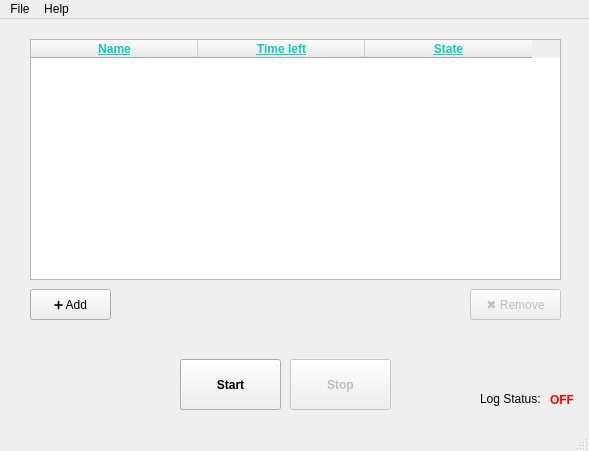
<?xml version="1.0" encoding="UTF-8"?>
<ui version="4.0">
 <class>MainWindow</class>
 <widget class="QMainWindow" name="MainWindow">
  <property name="geometry">
   <rect>
    <x>0</x>
    <y>0</y>
    <width>589</width>
    <height>451</height>
   </rect>
  </property>
  <property name="windowTitle">
   <string>App Limiter</string>
  </property>
  <property name="styleSheet">
   <string notr="true"/>
  </property>
  <widget class="QWidget" name="centralwidget">
   <widget class="QPushButton" name="addbtn">
    <property name="geometry">
     <rect>
      <x>30</x>
      <y>270</y>
      <width>81</width>
      <height>31</height>
     </rect>
    </property>
    <property name="font">
     <font>
      <pointsize>9</pointsize>
     </font>
    </property>
    <property name="styleSheet">
     <string notr="true"/>
    </property>
    <property name="text">
     <string>➕ Add</string>
    </property>
   </widget>
   <widget class="QPushButton" name="deletebtn">
    <property name="enabled">
     <bool>false</bool>
    </property>
    <property name="geometry">
     <rect>
      <x>470</x>
      <y>270</y>
      <width>91</width>
      <height>31</height>
     </rect>
    </property>
    <property name="font">
     <font>
      <pointsize>9</pointsize>
     </font>
    </property>
    <property name="styleSheet">
     <string notr="true"/>
    </property>
    <property name="text">
     <string>✖️ Remove</string>
    </property>
   </widget>
   <widget class="QTableWidget" name="list_apps">
    <property name="enabled">
     <bool>true</bool>
    </property>
    <property name="geometry">
     <rect>
      <x>30</x>
      <y>20</y>
      <width>531</width>
      <height>241</height>
     </rect>
    </property>
    <property name="font">
     <font>
      <pointsize>9</pointsize>
      <weight>50</weight>
      <bold>false</bold>
     </font>
    </property>
    <property name="styleSheet">
     <string notr="true"/>
    </property>
    <property name="editTriggers">
     <set>QAbstractItemView::NoEditTriggers</set>
    </property>
    <property name="alternatingRowColors">
     <bool>false</bool>
    </property>
    <property name="selectionMode">
     <enum>QAbstractItemView::SingleSelection</enum>
    </property>
    <property name="selectionBehavior">
     <enum>QAbstractItemView::SelectRows</enum>
    </property>
    <property name="showGrid">
     <bool>true</bool>
    </property>
    <property name="gridStyle">
     <enum>Qt::SolidLine</enum>
    </property>
    <property name="sortingEnabled">
     <bool>false</bool>
    </property>
    <property name="wordWrap">
     <bool>true</bool>
    </property>
    <property name="cornerButtonEnabled">
     <bool>true</bool>
    </property>
    <property name="columnCount">
     <number>3</number>
    </property>
    <attribute name="horizontalHeaderVisible">
     <bool>true</bool>
    </attribute>
    <attribute name="horizontalHeaderCascadingSectionResizes">
     <bool>true</bool>
    </attribute>
    <attribute name="horizontalHeaderMinimumSectionSize">
     <number>50</number>
    </attribute>
    <attribute name="horizontalHeaderDefaultSectionSize">
     <number>167</number>
    </attribute>
    <attribute name="horizontalHeaderShowSortIndicator" stdset="0">
     <bool>false</bool>
    </attribute>
    <attribute name="horizontalHeaderStretchLastSection">
     <bool>false</bool>
    </attribute>
    <attribute name="verticalHeaderCascadingSectionResizes">
     <bool>true</bool>
    </attribute>
    <attribute name="verticalHeaderDefaultSectionSize">
     <number>45</number>
    </attribute>
    <column>
     <property name="text">
      <string>Name</string>
     </property>
     <property name="font">
      <font>
       <weight>75</weight>
       <bold>true</bold>
       <underline>true</underline>
      </font>
     </property>
     <property name="background">
      <color>
       <red>0</red>
       <green>0</green>
       <blue>0</blue>
      </color>
     </property>
     <property name="foreground">
      <brush brushstyle="SolidPattern">
       <color alpha="255">
        <red>8</red>
        <green>204</green>
        <blue>188</blue>
       </color>
      </brush>
     </property>
    </column>
    <column>
     <property name="text">
      <string>Time left</string>
     </property>
     <property name="font">
      <font>
       <weight>75</weight>
       <bold>true</bold>
       <underline>true</underline>
      </font>
     </property>
     <property name="foreground">
      <brush brushstyle="SolidPattern">
       <color alpha="255">
        <red>8</red>
        <green>204</green>
        <blue>188</blue>
       </color>
      </brush>
     </property>
    </column>
    <column>
     <property name="text">
      <string>State</string>
     </property>
     <property name="font">
      <font>
       <weight>75</weight>
       <bold>true</bold>
       <underline>true</underline>
      </font>
     </property>
     <property name="foreground">
      <brush brushstyle="SolidPattern">
       <color alpha="255">
        <red>8</red>
        <green>204</green>
        <blue>188</blue>
       </color>
      </brush>
     </property>
    </column>
   </widget>
   <widget class="QPushButton" name="startbtn">
    <property name="geometry">
     <rect>
      <x>180</x>
      <y>340</y>
      <width>101</width>
      <height>51</height>
     </rect>
    </property>
    <property name="font">
     <font>
      <weight>75</weight>
      <bold>true</bold>
     </font>
    </property>
    <property name="autoFillBackground">
     <bool>false</bool>
    </property>
    <property name="styleSheet">
     <string notr="true"/>
    </property>
    <property name="text">
     <string>Start</string>
    </property>
   </widget>
   <widget class="QPushButton" name="stopbtn">
    <property name="enabled">
     <bool>false</bool>
    </property>
    <property name="geometry">
     <rect>
      <x>290</x>
      <y>340</y>
      <width>101</width>
      <height>51</height>
     </rect>
    </property>
    <property name="font">
     <font>
      <weight>75</weight>
      <bold>true</bold>
     </font>
    </property>
    <property name="autoFillBackground">
     <bool>false</bool>
    </property>
    <property name="styleSheet">
     <string notr="true"/>
    </property>
    <property name="text">
     <string>Stop</string>
    </property>
   </widget>
   <widget class="QLabel" name="label_4">
    <property name="geometry">
     <rect>
      <x>480</x>
      <y>370</y>
      <width>81</width>
      <height>20</height>
     </rect>
    </property>
    <property name="styleSheet">
     <string notr="true"/>
    </property>
    <property name="text">
     <string>Log Status:</string>
    </property>
   </widget>
   <widget class="QLabel" name="log_status">
    <property name="geometry">
     <rect>
      <x>550</x>
      <y>370</y>
      <width>41</width>
      <height>21</height>
     </rect>
    </property>
    <property name="font">
     <font>
      <weight>75</weight>
      <bold>true</bold>
     </font>
    </property>
    <property name="styleSheet">
     <string notr="true">color: rgb(255, 0, 0);</string>
    </property>
    <property name="text">
     <string>OFF</string>
    </property>
   </widget>
  </widget>
  <widget class="QMenuBar" name="menubar">
   <property name="geometry">
    <rect>
     <x>0</x>
     <y>0</y>
     <width>589</width>
     <height>26</height>
    </rect>
   </property>
   <widget class="QMenu" name="menuFile">
    <property name="title">
     <string>File</string>
    </property>
    <addaction name="actionSettings"/>
   </widget>
   <widget class="QMenu" name="menuHelp">
    <property name="title">
     <string>Help</string>
    </property>
   </widget>
   <addaction name="menuFile"/>
   <addaction name="menuHelp"/>
  </widget>
  <widget class="QStatusBar" name="statusbar"/>
  <action name="actionSettings">
   <property name="text">
    <string>Settings</string>
   </property>
  </action>
 </widget>
 <resources/>
 <connections/>
 <buttongroups>
  <buttongroup name="buttonGroup"/>
 </buttongroups>
</ui>
